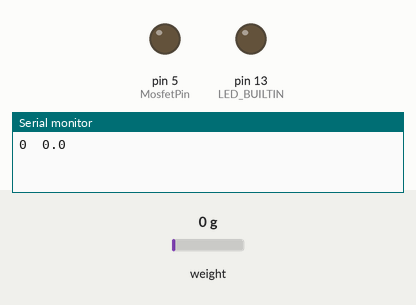
Bench run of a sketch on a simulated Arduino Uno, built with avr-gcc and run on an emulated ATmega328P. On the bench: output pins drawn as LEDs (lit = HIGH), the last lines printed to the serial monitor. The test bench sets the inputs (shaded band); at power-on: weight on the scale 0 g.

Above: at 3.05 s.
At 46.25 s:
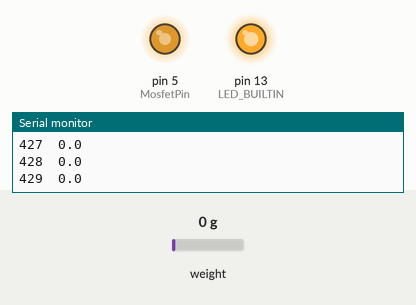
Timing chart, 0 to 107.7 s (numbered marks = the images above):
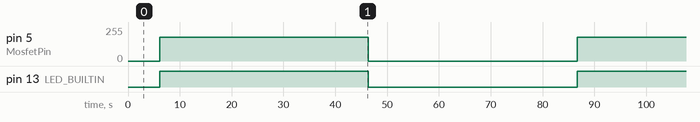

The sketch:

PressureRegulatorMeasurement.ino
```cpp
#include "HX711.h"
#include "Ticker.h"

void LoopFixedRate();
//void LoopFixedRate2();
const int MosfetPin   = 5;
const int SampleRate  = 25000; //40Hz
int OutputS = 0;
int Time = -30;
int Cycle = 0;
//int Goal = 111.5;
int Goal = 180;
long N;
int CycleTime = 400;
//const int SampleRate2 = 10000; //100Hz
bool LedState = false;

HX711 scale(A1, A0);

Ticker timer(LoopFixedRate, SampleRate, 0, MICROS_MICROS);
//Ticker timer2(LoopFixedRate2, SampleRate2, 0, MICROS_MICROS);
void setup() {
  Serial.begin(115200);
  pinMode(MosfetPin, OUTPUT);
  pinMode(LED_BUILTIN, OUTPUT);
  scale.set_scale(220.f);
  delay(2000);
  scale.tare();
  timer.start();
  // timer2.start();
}
//scale.get_units(), 1
void LoopFixedRate() {
  Serial.print(N);
  Serial.print("\t");
  Serial.println(scale.get_units(), 1); // Pressure in kPa

  if (Time == 0) {
    if (OutputS == Goal) {
      OutputS = 0;
      LedState = !LedState;
      analogWrite(MosfetPin, OutputS);
      digitalWrite(LED_BUILTIN, LedState);
    }
    else {
      if (OutputS == 0) {
        OutputS = Goal;
        LedState = !LedState;
        analogWrite(MosfetPin, OutputS);
        digitalWrite(LED_BUILTIN, LedState);
      }
    }
  }
  Time++;
  if (Time >= CycleTime) {
    Time = 0;
  }
  N++;
}

//120

//void LoopFixedRate2() {
//Serial.println(scale.get_units(), 1); // Pressure in kPa
//analogWrite(MosfetPin,150);           // vary between 0  and 255
//digitalWrite(LED_BUILTIN, LedState);   // turn the LED on (HIGH is the voltage level)
//  LedState = !LedState;
//delay(1000);                       // wait for a second
//delay(1000);
//}

void loop() {
  timer.update();
  //  timer2.update();
}
```

Measured:
- by itself, pin 5 (MosfetPin): alternates 180/255 for 40.3 s and 0/255 for 40.3 s
- by itself, pin 13 (LED_BUILTIN): alternates HIGH for 40.3 s and LOW for 40.3 s
